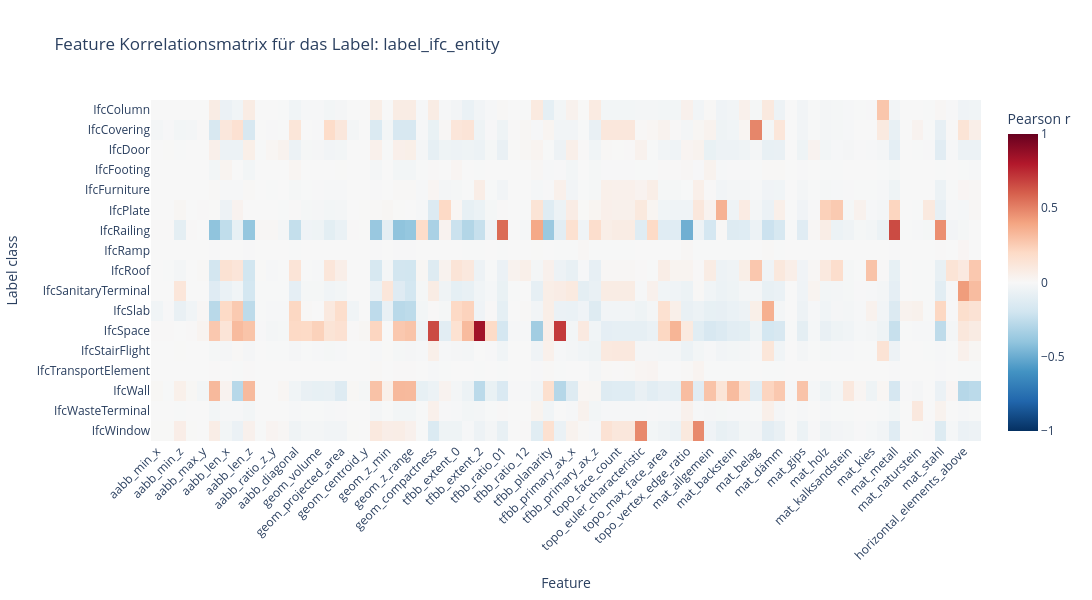

The code cell stored with this chart in its notebook:
### Markdown cell above
## 2. Feature–label correlation heatmaps

### Code cell
# plot feature-label correlation heatmap for ifc_entity label
plot_feature_label_correlation(
    df,
    height=600,
    feature_keys=ALL_FEATURE_KEYS,
    label_col="label_ifc_entity",
    save="feature_label_ifc_entity_correlation_heatmap",
    chapter="appendix"
)

### Figure 1 — Plotly figure (JSON) as saved in the notebook; plotly's stock layout.template omitted (floating-point values rounded to 4 significant figures; data arrays with more than 128 entries replaced by an {"elided": "..."} marker saying what was removed)
{"data": [{"coloraxis": "coloraxis", "hovertemplate": "Feature: %{x}<br>Label class: %{y}<br>Pearson r: %{z}<extra></extra>", "name": "0", "type": "heatmap", "x": ["aabb_min_x", "aabb_min_y", "aabb_min_z", "aabb_max_x", "aabb_max_y", "aabb_max_z", "aabb_len_x", "aabb_len_y", "aabb_len_z", "aabb_ratio_z_x", "aabb_ratio_z_y", "aabb_ratio_x_y", "aabb_diagonal", "aabb_volume", "geom_volume", "geom_surface_area", "geom_projected_area", "geom_centroid_x", "geom_centroid_y", "geom_centroid_z", "geom_z_min", "geom_z_max", "geom_z_range", "geom_ratio_area_vol", "geom_compactness", "geom_layer_count", "tfbb_extent_0", "tfbb_extent_1", "tfbb_extent_2", "tfbb_volume", "tfbb_ratio_01", "tfbb_ratio_02", "tfbb_ratio_12", "tfbb_linearity", "tfbb_planarity", "tfbb_sphericity", "tfbb_primary_ax_x", "tfbb_primary_ax_y", "tfbb_primary_ax_z", "topo_vertex_count", "topo_face_count", "topo_unique_edge_count", "topo_euler_characteristic", "topo_genus", "topo_max_face_area", "topo_avg_face_area", "topo_vertex_edge_ratio", "topo_connected_components", "mat_allgemein", "mat_aluminium", "mat_backstein", "mat_bekleidung", "mat_belag", "mat_beton", "mat_dämm", "mat_foamglas", "mat_gips", "mat_glas", "mat_holz", "mat_werkstoff", "mat_kalksandstein", "mat_keramik", "mat_kies", "mat_kunststein", "mat_metall", "mat_mörtel", "mat_naturstein", "mat_putz", "mat_stahl", "mat_zement", "horizontal_elements_above", "horizontal_elements_below"], "xaxis": "x", "y": ["IfcColumn", "IfcCovering", "IfcDoor", "IfcFooting", "IfcFurniture", "IfcPlate", "IfcRailing", "IfcRamp", "IfcRoof", "IfcSanitaryTerminal", "IfcSlab", "IfcSpace", "IfcStairFlight", "IfcTransportElement", "IfcWall", "IfcWasteTerminal", "IfcWindow"], "yaxis": "y", "z": {"elided": "17x72 float values"}}], "layout": {"coloraxis": {"cmax": 1, "cmid": 0, "cmin": -1, "colorbar": {"title": {"text": "Pearson r"}}, "colorscale": [[0, "rgb(5,48,97)"], [0.1, "rgb(33,102,172)"], [0.2, "rgb(67,147,195)"], [0.3, "rgb(146,197,222)"], [0.4, "rgb(209,229,240)"], [0.5, "rgb(247,247,247)"], [0.6, "rgb(253,219,199)"], [0.7, "rgb(244,165,130)"], [0.8, "rgb(214,96,77)"], [0.9, "rgb(178,24,43)"], [1, "rgb(103,0,31)"]]}, "height": 600, "margin": {}, "title": {"text": "Feature Korrelationsmatrix für das Label: label_ifc_entity"}, "width": 1400, "xaxis": {"anchor": "y", "domain": [0, 1], "tickangle": -45, "title": {"text": "Feature"}}, "yaxis": {"anchor": "x", "autorange": "reversed", "domain": [0, 1], "title": {"text": "Label class"}}}}
